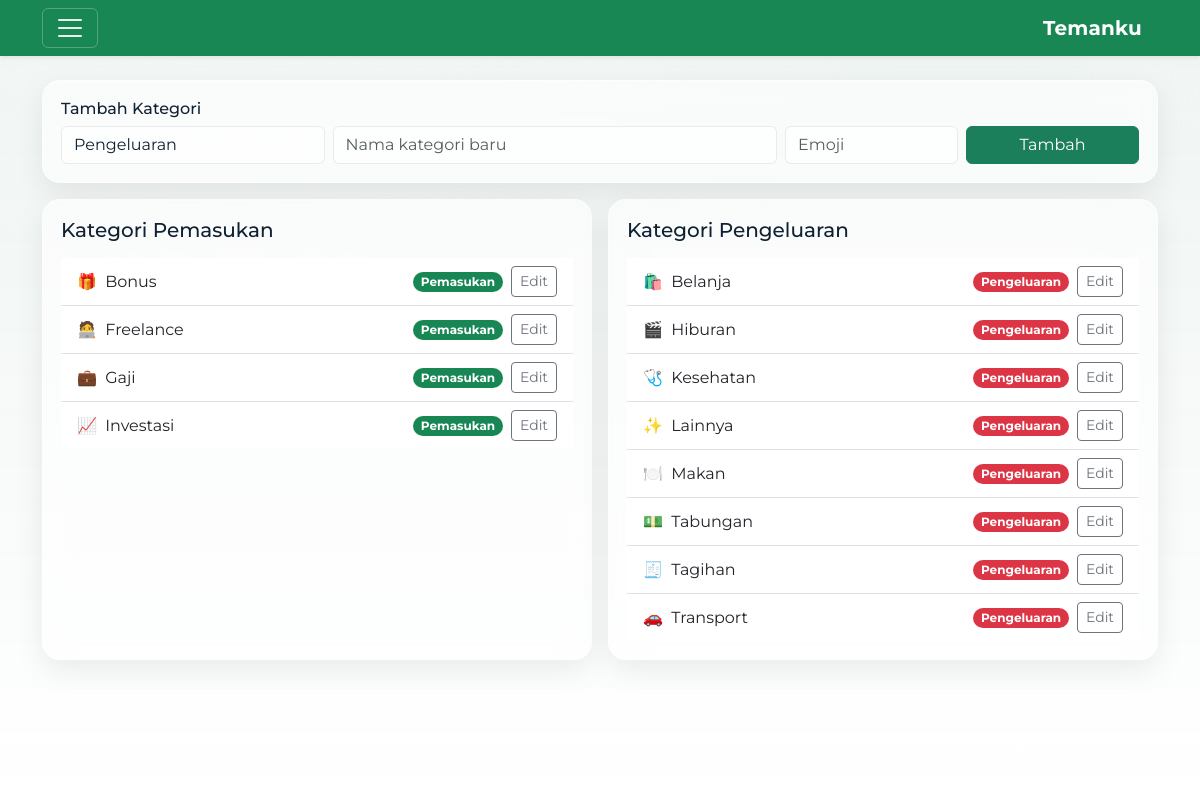
The page /categories (signed in) on the database as committed earlier.
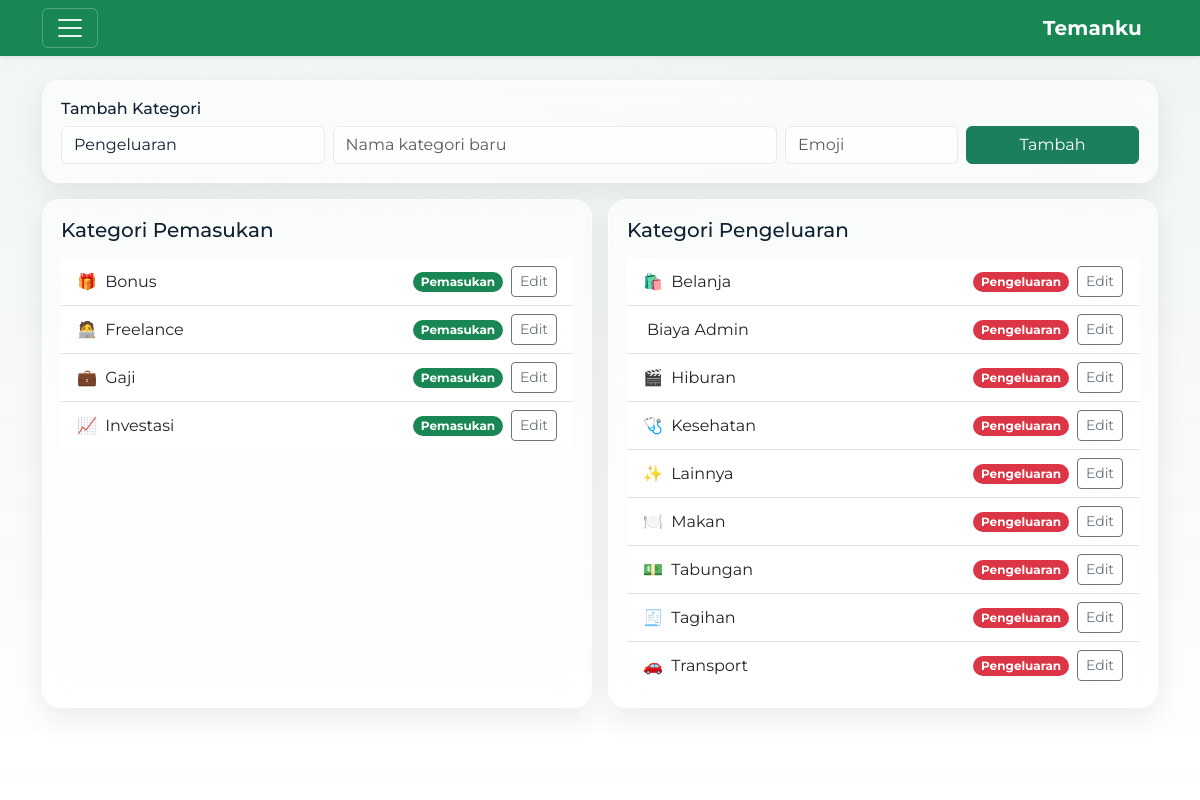
The same page on the database as committed later.
### tables this page shows
CREATE TABLE categories (
  id INTEGER PRIMARY KEY AUTOINCREMENT,
  user_id INTEGER NOT NULL,
  type TEXT CHECK(type IN ('income','expense')) NOT NULL,
  name TEXT NOT NULL, emoji TEXT,
  UNIQUE(user_id, type, name),
  FOREIGN KEY (user_id) REFERENCES users(id)
);

### app.py (the view)
@app.get("/categories")
@login_required
def categories_page():
    with db() as con:
        inc = con.execute(
            "SELECT * FROM categories WHERE user_id=? AND type='income' ORDER BY name",
            (current_user.id,)
        ).fetchall()
        exp = con.execute(
            "SELECT * FROM categories WHERE user_id=? AND type='expense' ORDER BY name",
            (current_user.id,)
        ).fetchall()
    return render_template(
        "categories.html",
        income=[dict(i) for i in inc],
        expense=[dict(e) for e in exp],
        title="Kategori",
    )

### app.py (called while the page is built)
def db():
    conn = sqlite3.connect(APP_DB, timeout=5.0)
    conn.row_factory = sqlite3.Row
    conn.execute("PRAGMA busy_timeout = 5000")
    return conn

@login_manager.user_loader
def load_user(user_id):
    with db() as con:
        row = con.execute("SELECT * FROM users WHERE id=?", (user_id,)).fetchone()
        return User(row) if row else None

### templates/categories.html (shortened to what this page needs)
{% extends "base.html" %}
{% block content %}
<div class="card-soft mb-3">
  <h6 class="mb-2">Tambah Kategori</h6>
  <form method="post" class="row g-2" action="{{ url_for('categories_add') }}">
    <div class="col-md-3">
      <select name="type" class="form-select" required>
        <option value="expense" selected>Pengeluaran</option>
      </select>
    </div>
    <div class="col-md-5">
      <input name="name" class="form-control" placeholder="Nama kategori baru" required>
    </div>
    <div class="col-md-2">
      <input name="emoji" class="form-control" placeholder="Emoji" maxlength="4">
    </div>
    <div class="col-md-2">
      <button class="btn btn-primary w-100">Tambah</button>
    </div>
  </form>
</div>
<div class="row g-3">
  <div class="col-lg-6">
    <div class="card-soft h-100">
      <h5 class="mb-3">Kategori Pemasukan</h5>
      <ul class="list-group list-group-flush">
        {% for c in income %}
          <li class="list-group-item d-flex justify-content-between align-items-center">
            <div>
              <span class="me-1">{{ c.emoji or '' }}</span>
              {{ c.name }}
            </div>
            <div class="d-flex align-items-center gap-2">
              <span class="badge rounded-pill text-bg-success">Pemasukan</span>
              <button class="btn btn-sm btn-outline-secondary" data-bs-toggle="modal" data-bs-target="#catModal"
                      data-id="{{ c.id }}" data-name="{{ c.name }}" data-emoji="{{ c.emoji or '' }}">Edit</button>
            </div>
          </li>
        {% endfor %}
      </ul>
    </div>
  </div>
  <div class="col-lg-6">
    <div class="card-soft h-100">
      <h5 class="mb-3">Kategori Pengeluaran</h5>
      <ul class="list-group list-group-flush">
        {% for c in expense %}
          <li class="list-group-item d-flex justify-content-between align-items-center">
            <div>
              <span class="me-1">{{ c.emoji or '' }}</span>
              {{ c.name }}
            </div>
            <div class="d-flex align-items-center gap-2">
              <span class="badge rounded-pill text-bg-danger">Pengeluaran</span>
              <button class="btn btn-sm btn-outline-secondary" data-bs-toggle="modal" data-bs-target="#catModal"
                      data-id="{{ c.id }}" data-name="{{ c.name }}" data-emoji="{{ c.emoji or '' }}">Edit</button>
            </div>
          </li>
        {% endfor %}
      </ul>
    </div>
  </div>
</div>
{% endblock %}

Rows that differ between the two databases and show on the page:
added categories: name "Biaya Admin", shown under "Kategori Pengeluaran"
